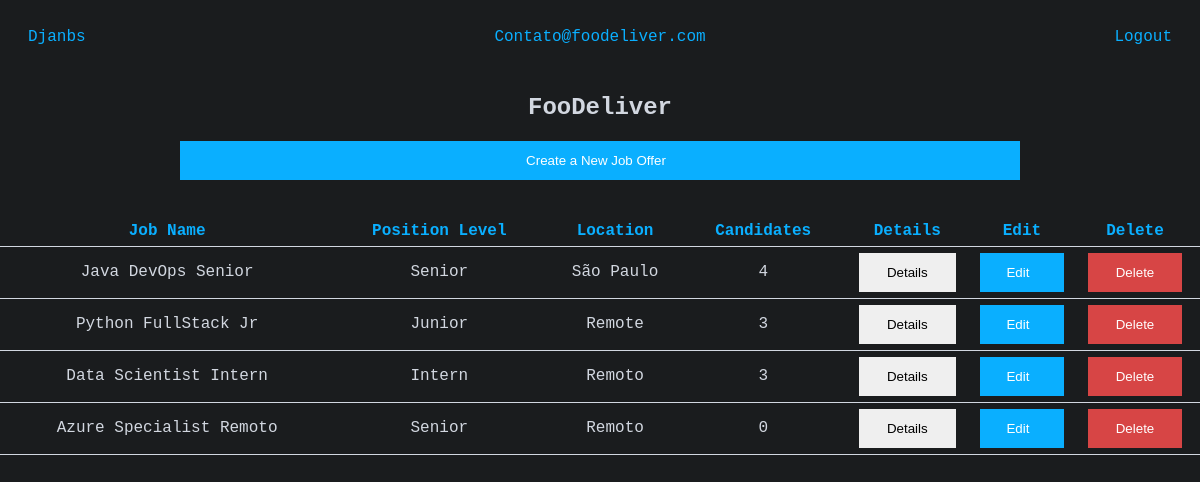
Page / (signed in) on the committed database.
### jobs/models.py (models this page shows, shortened)
class User(AbstractUser):
    username = models.CharField(max_length=50, blank=True, null=True, unique=True)
    email = models.EmailField(_('email address'), unique=True)
    USERNAME_FIELD = 'email'
    REQUIRED_FIELDS = ['username', 'password']
    is_company = models.BooleanField(default=False)
    is_candidate = models.BooleanField(default=False)
    def __str__(self):
        return self.email

class Company(models.Model):
    user = models.OneToOneField(User, null=True, on_delete=models.CASCADE)
    name = models.CharField(max_length=50, null=True)
    email = models.EmailField(null=True)
    site = models.URLField(null=True)

class JobOffer(models.Model):
    name = models.CharField(max_length=125)
    location = models.CharField(max_length=50)
    description = models.TextField(null=True)
    company = models.ForeignKey(Company, on_delete=models.CASCADE, null=True)
    payment_range = models.IntegerField(choices=PaymentRange.choices)
    education_req = models.IntegerField(choices=EducationRequirement.choices)
    position_level = models.IntegerField(choices=PositionLevel.choices)
    date_created = models.DateTimeField(auto_now_add=True, null=True)

### jobs/views/views.py (the view)
# urls.py: 2. Add a URL to urlpatterns:  path('', views.home, name='home')
def home(request):
    if not request.user.is_authenticated:
        return redirect('login')
    else:
        if request.user.is_candidate:
            job_offers = JobOffer.objects.all() # type: ignore
            context = { 'job_offers': job_offers, }
            return render(request, 'jobs/index.html', context)
        else:
            company = Company.objects.get(pk=request.user.company.id) # type: ignore
            company_offers = JobOffer.objects.filter(company=company) # type: ignore
            job_applied = [
                JobApplied.objects.filter( # type: ignore
                job_offer=offer).values('candidate').distinct().count()
                for offer in company_offers ]
            context = {
                'company_offers_cand': zip(company_offers,job_applied),
                }
            return render(request, 'jobs/company.html', context)

### jobs/templates/jobs/company.html
{% extends "jobs/base.html" %}
{% block content %}
<center><h2> {{ request.user.company.name }} </h2></center>
<td><a href="{% url 'create-offer' request.user.company.id %}"><button class="button">Create a New Job Offer</button></a></td>
<br> <br>
<table>
<tr class="blue">
    <th>Job Name</th>
    <th>Position Level</th>
    <th>Location</th>
    <th>Candidates</th>
    <th>Details</th>
    <th>Edit</th>
    <th>Delete</th>
</tr>
{% for offer, num_of_cand in company_offers_cand %}
<tr class="row-hover">
    <td>{{ offer.name }}</td>
    {% if offer.position_level == 1 %}
        <td>Intern</td>
    {% elif offer.position_level == 2 %}
        <td>Junior</td>
    {% elif offer.position_level == 3 %}
        <td>Pleno</td>
    {% elif offer.position_level == 4 %}
        <td>Senior</td>
    {% elif offer.position_level == 5 %}
        <td>Tech Lead</td>
    {% endif %}
    <td>{{ offer.location }}</td>
    <td>{{ num_of_cand }}</td>
    <td><a href="{% url 'details-offer' offer.id %}"><button class="w-button" style="width:80%;border:none">Details</button></a></td>
    <td><a href="{% url 'edit-offer' offer.id %}"><button class="button" style="width:100%">Edit</button></a></td>
    <td><a href="{% url 'delete-offer' offer.id %}"><button class="delete-button" style="width:80%">Delete</button></a></td>
</tr>
{% endfor %}
</table>
{% endblock content %}

### jobs/templates/jobs/base.html (shortened to what this page needs)
<!DOCTYPE html>
{% load static %}
<html>
	<head>
        <link rel="stylesheet" type="text/css" href="{% static 'jobs/style.css' %}"/>
	</head>
	<body>
        <div class="topbar">
            <a href="{% url 'home' %}">Djanbs</a>
            {% if user.is_authenticated %}
            <a class="ralign" href="{% url 'profile' %}">{{ user|capfirst }}</a>
            <a class="ralign logoutred" href="{% url 'logout' %}">Logout</a>
            {% endif %}
        </div>
        {% block content %}
        {% endblock content %}
	</body>
</html>

### jobs/static/jobs/style.css (style rules this page uses)
:root { --light: #d2d7e0; --dark: #1A1C1E; --darker: #141517; --blue: #0aafff; --red: #D74545; --darkred: #9C1A1A; }
body { background-color: var(--dark); color: var(--light); max-width: 1200px; margin: auto; font-family: monospace; font-size: 16px; }
table { width: 100%; border-collapse: collapse; margin: auto; }
th, td { border-bottom: 0.05em solid var(--light); padding: 6px; text-align: center; }
a { text-decoration: none; }
.topbar, .topbar a { padding: 14px; color: var(--blue); clear: both; display: flex; justify-content: right; }
.ralign { margin-right: 0px; margin-left: auto; }
input, button, select, textarea, .cancel-button { width: 50%; padding: 12px 20px; box-sizing: border-box; display: flex; justify-content: center; margin-left: auto; margin-right: auto; }
.logoutred { color: var(--red); }
.button { width: 70%; padding-left: 12px; color: white; background-color: var(--blue); border: none; }
.delete-button, .cancel-button { background-color: var(--red); color: white; border: none; }
.blue { color: var(--blue); }

### rows in the picture
User: email "Contato@foodeliver.com", user.company.name "FooDeliver"
JobOffer: name "Java DevOps Senior", position_level "Senior", location "São Paulo", num_of_cand "4"
JobOffer: name "Python FullStack Jr", position_level "Junior", location "Remote", payment_range "3"
JobOffer: name "Data Scientist Intern", position_level "Intern", location "Remoto", num_of_cand "3"
JobOffer: name "Azure Specialist Remoto", position_level "Senior", location "Remoto", num_of_cand "0"
